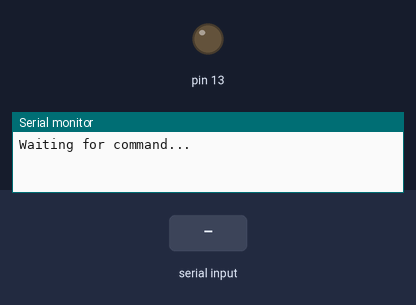
Recording of a sketch running on a simulated Arduino Uno, built with avr-gcc and run on an emulated ATmega328P. Shown: output pins drawn as LEDs (lit = HIGH), the last lines printed to the serial monitor. The inputs (shaded band) are chosen by the test bench.

Above: at 2.8 s.
2.9 s: "1" received over the second serial link
At 4.1 s:
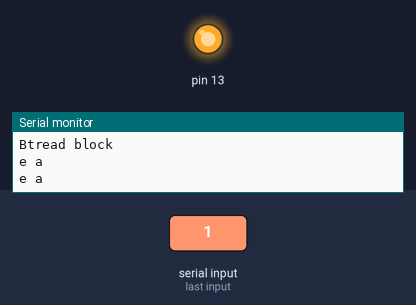
4.5 s: "0" received over the second serial link
Timing chart, 0 to 7.5 s (numbered marks = the images above; inputs shaded):
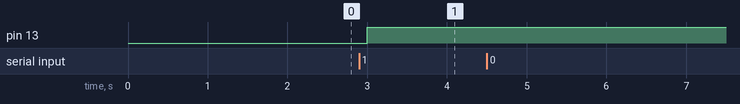

Measured:
- after the input at 2.9 s, pin 13: LOW → HIGH after 0.10 s

The sketch:

pump_code.ino
```cpp
#include <SoftwareSerial.h>
SoftwareSerial Bluetooth(10, 9); // RX, TX
int Data;
int Prev_Data=0;
unsigned long previousMillis=0;
long interval;
boolean is_allocated=false;
boolean first_run=true;
boolean marker=true;

void setup() {
  Bluetooth.begin(57600);
  Serial.begin(9600);
  pinMode(13, OUTPUT);
  digitalWrite(13, LOW);
  Serial.println("Waiting for command...");
  }

void loop() {

   if (Bluetooth.available()){ //wait for data received
        Data=Bluetooth.read();
        Serial.println(Data);
        interval=Data*60000;
        is_allocated=true;

        if(0<Data<=200){
        digitalWrite(13, HIGH);
       }

       Serial.println("Btread block");
       if(first_run){
       Prev_Data=Data;
       first_run=false;
        }

       if(Data== 250){
       Bluetooth.println("2");
       is_allocated=false;
       first_run=true;
       marker=true;
       digitalWrite(13, LOW);
       }

        if(Data== 225){
       Bluetooth.println("4");
       is_allocated=false;
       first_run=true;
       marker=true;
       digitalWrite(13, LOW);
       }

       if(Data== 200){
       Bluetooth.println("3");
       is_allocated=false;
       marker=true;
       digitalWrite(13, HIGH);
       }

       if(Data<Prev_Data){
        Serial.println("our data less block");
        marker=true;
        }


     }

   if(is_allocated){

      Serial.println("e a");
      unsigned long currentMillis = millis();

      if(marker){
        previousMillis = currentMillis;
        marker=false;
        Bluetooth.println(1);
        }
      if (currentMillis - previousMillis >= interval){
        digitalWrite(13, LOW);
        is_allocated=false;
        marker=true;
        first_run=true;
        Serial.println("free allocation work doned");
     }
    }
delay(1000);
}
```
